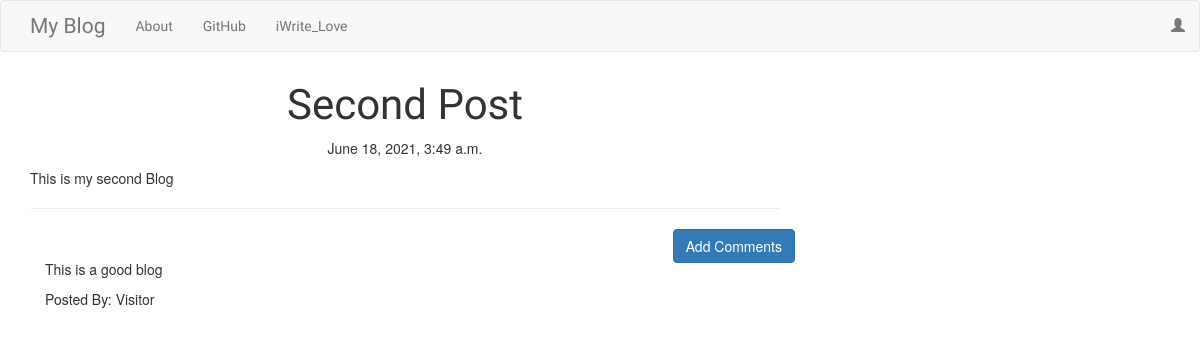
Screenshot of /post/2 with the database file from the repository.
### blog/models.py (models this page shows, shortened)
class Post(models.Model):
    author = models.ForeignKey('auth.User', on_delete=models.CASCADE)
    title = models.CharField(max_length=200)
    text = models.TextField()
    created_date = models.DateTimeField(default=timezone.now())
    published_date = models.DateTimeField(blank=True,null=True)

class Comment(models.Model):
    post = models.ForeignKey('blog.post',related_name='comments',on_delete=models.CASCADE)
    author = models.CharField(max_length=200)
    text = models.TextField()
    created_date = models.DateTimeField(default=timezone.now())
    approved_comment = models.BooleanField(default=False)

### blog/views.py (the view)
# urls.py: url(r'^post/(?P<pk>\d+)$',views.PostDetailView.as_view(),name='post_detail'),
class PostDetailView(DetailView):
    model = Post

### blog/templates/blog/post_detail.html (shortened to what this page needs)
{% extends "blog/base.html" %}
{% block content %}
  <h1 class="posttitle">{{post.title}}</h1>
  {% if post.published_date %}
    <div class="date postdate">
      {{ post.published_date }}
    </div>
  {% else %}
    <a class="btn btn-default" href="{% url 'post_publish' pk=post.pk %}">Publish</a>
  {% endif %}
  <p class='postcontent'>{{ post.text|safe|linebreaksbr }}</p>
  <hr>
  <a class="btn btn-primary btn-comment" href="{% url 'add_comment_to_post' pk=post.pk %}">Add Comments</a>
  <div class="container">
    {% for comment in post.comments.all %}
    <br>
      {% if user.is_authenticated or comment.approved_comment %}
          <p>{{comment.text|safe|linebreaks}}</p>
          <p>Posted By: {{comment.author}}</p>
      {% endif %}
      {% empty %}
        <p>No Comments</p>
    {% endfor %}
  </div>
{% endblock %}

### blog/static/css/blog.css (style rules this page uses)
.postdate { text-align: center; }
.posttitle { font-family: 'Viaoda Libre',sans-serif; font-size: 3em; text-align: center; }
.postcontent { font-family: 'Montserrat'; font-size: 1.5em; }
.btn-comment { position: absolute; right: 0px; }

### rows the page displays
Post: title "Second Post", published_date "June 18, 2021, 3:49 a.m.", text "This is my second Blog"
Comment: text "This is a good blog", author "Visitor"
